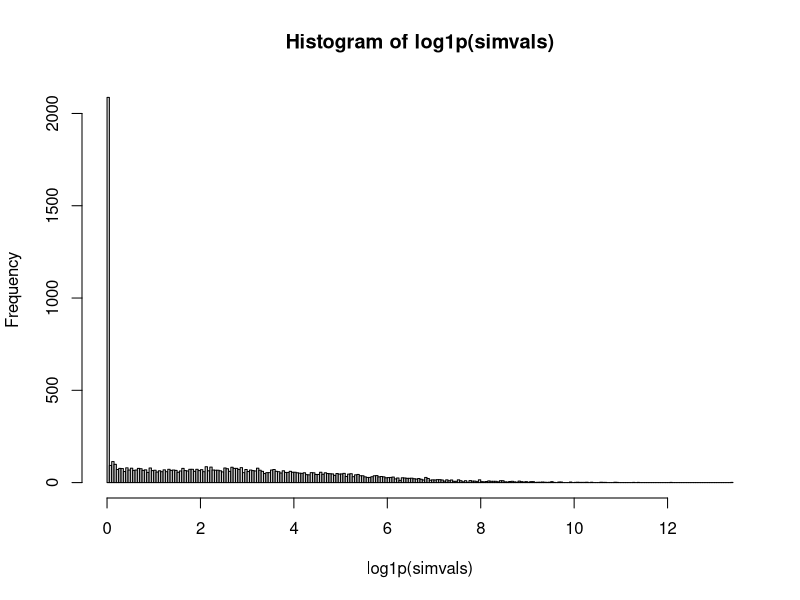

Reproduce this figure in R.
## ---- chunk 1

# Simulation parameters
sims <- 1e4
muval = 2.8
sdval = 2.54
pival = 0.2


simvals <- rep(NA, sims)
simvals[c(1:2000)] <- rep(0, sims*0.2)
simvals[c(2001:10000)] <- rlnorm(sims*0.8, meanlog = muval, sdlog = sdval)

hist(log1p(simvals), breaks = 200)


## ---- chunk 2

dhlnorm <- function(x, meanlog, sdlog, pval) {
  
    if (x > 0) {
    
    value <- dlnorm(x, meanlog = meanlog, sdlog = sdlog, log = FALSE) * (1-pval)
    
    return(value)
    
  } else {
    
    value <- pval
    
    return(value)
  }
  }


prob <- dhlnorm(3, meanlog = muval, sdlog = sdval, pval = 0.2)

print(prob)
